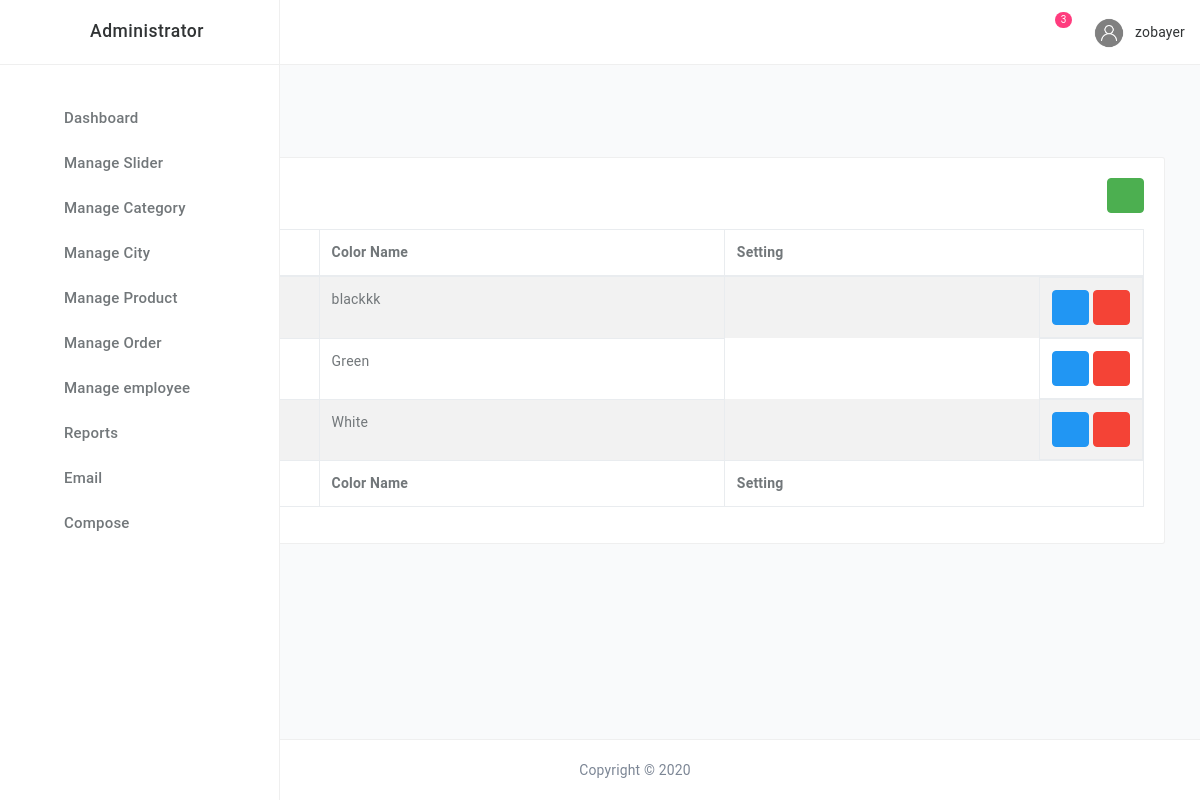
Screenshot of /admin/colorlist.php (signed in) with the database file from the repository.
### tables this page shows
CREATE TABLE `color` (
  `id` int(11) NOT NULL,
  `colorName` varchar(255) NOT NULL
);

### lib/Database.php (called while the page is built, shortened)
<?php
Class Database{
 public $host   = DB_HOST;
 public $user   = DB_USER;
 public $pass   = DB_PASS;
 public $dbname = DB_NAME;
 public $link;
private function connectDB(){
 $this->link = new mysqli($this->host, $this->user, $this->pass,
  $this->dbname);
 }
public function select($query){
  $result = $this->link->query($query) or
   die($this->link->error.__LINE__);
  if($result->num_rows > 0){
    return $result;
  } else {
    return false;
  }
 }
}
?>

### classes/Color.php (called while the page is built, shortened)
<?php
$filepath=realpath(dirname(__FILE__));
include_once ($filepath.'/../lib/Database.php');
 ?>
<?php
class Color  {
	private $db;
	public function __construct(){
		$this->db=new Database();
	}
 public function getAllcolor(){
 	$query="select * from color order by id DESC";
 	$result=$this->db->select($query);
 	return $result;
 }
}
 ?>

### lib/Session.php (called while the page is built, shortened)
<?php
class Session{
 public static function get($key){
  if (isset($_SESSION[$key])) {
   return $_SESSION[$key];
  } else {
   return false;
  }
 }
}
?>

### admin/colorlist.php (the view, shortened to what this page needs)
<?php include 'inc/header.php';?>
<?php include 'inc/sidebar.php';?>
<?php include 'inc/header-nav.php';?>
<?php include '../classes/Color.php'; ?>
<main class="main-content bgc-grey-100">
    <div id="mainContent">
        <div class="container-fluid">
            <h4 class="c-grey-900 mT-10 mB-30">coloregory List</h4>
         <?php
        $color=new Color();
        ?>
            <div class="row">
                <div class="col-md-12">
                    <div class="bgc-white bd bdrs-3 p-20 mB-20">
                        <h4 class="c-grey-900 mB-20"> Data Table <span class="pull-right"><a href="colorAdd.php" class="btn btn-success btn-xs"><i class="fa fa-plus" aria-hidden="true"></i></a></span></h4>
                        <table id="table-datatables" class="table table-striped table-bordered" cellspacing="0" width="100%">
                            <thead>
                                <tr>
                                    <th>SN.</th>
                                    <th>Color Name</th>
                                    <th>Setting</th>
                                </tr>
                            </thead>
                            <tfoot>
                                <tr>
                                    <th>SN.</th>
                                    <th>Color Name</th>
                                    <th>Setting</th>
                                </tr>
                            </tfoot>
                            <tbody>
                                <?php
                                $getcolor=$color->getAllcolor();
                                if ($getcolor) {
                                    $i=0;
                                    while ($re=$getcolor->fetch_assoc()) {
                                        $i++;
                                 ?>
                                <tr>
                                    <td><?php echo($i); ?></td>
                                    <td><?php echo($re['colorName']) ;?></td>
                                    <td class="pull-right">
                                        <a class="btn btn-primary" href="coloredit.php?colorid=<?php echo($re['id']) ;?>"><i class="fa fa-pencil-square-o" aria-hidden="true"></i></a>
                                        <?php
                                        if (Session::get("adminRole")=='0') {
                                         ?>
                                        <a class="btn btn-danger" onclick="return confirm('are you sure delect coloregory!')" href="?delete=<?php echo($re['id']) ;?>"><i class="fa fa-trash-o" aria-hidden="true"></i></a>
                                    <?php } ?>
                                    </td>
                                </tr>
                                <?php }}else{echo("Color not found");} ?>
                            </tbody>
                        </table>
                    </div>
                </div>
            </div>
        </div>
    </div>
</main>
<?php include 'inc/footer.php';?>

### rows the page displays
color: colorName "blackkk"
color: colorName "Green"
color: colorName "White"

### other values shown
$countMail "3"
Session::get('adminName') "zobayer"
